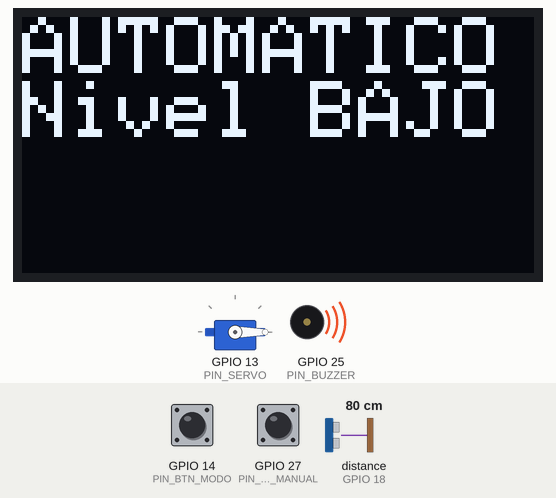
The sketch below on a simulated ESP32. Parts: servo, 128×64 one-colour display, buzzer (waves = sounding, pin HIGH). Wiring (inferred from the names in the program): ultrasonic range finder: trigger GPIO 5; echo GPIO 18. Inputs (shaded band) come from the test bench; at power-on: distance to the obstacle (sensor on GPIO 18) 80 cm, GPIO 14 (PIN_BTN_MODO) HIGH, GPIO 27 (PIN_BTN_MANUAL) HIGH. The echo pulse lasts 58.3 µs per cm; pins used as bus, display or sensor lines are not drawn; what the sketch prints to the serial monitor is not drawn.

Above: at 2.8 s.
2.9 s: distance to the obstacle (sensor on GPIO 18) set to 18 cm
4.4 s: distance to the obstacle (sensor on GPIO 18) set to 15 cm
At 5.6 s:
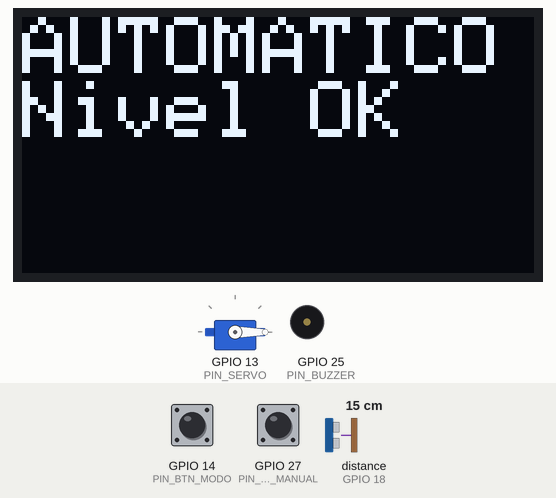
6.2 s: GPIO 14 (PIN_BTN_MODO) pulled LOW for 0.15 s
At 7.5 s:
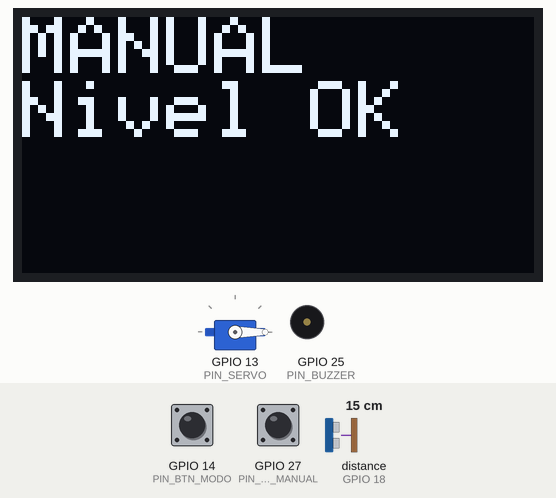
8.0 s: GPIO 27 (PIN_BTN_MANUAL) pulled LOW for 0.15 s
At 9.7 s:
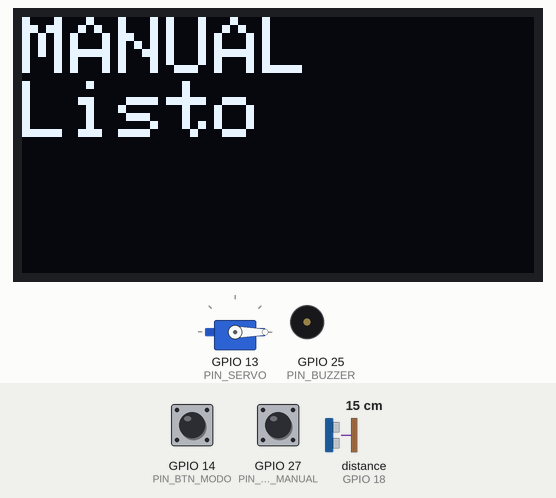
11.4 s: GPIO 14 (PIN_BTN_MODO) pulled LOW for 1 s
At 13.1 s:
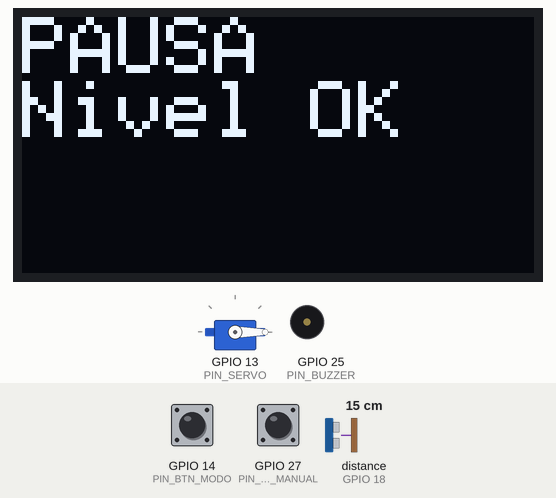
13.9 s: GPIO 14 (PIN_BTN_MODO) pulled LOW for 0.15 s
At 15.6 s:
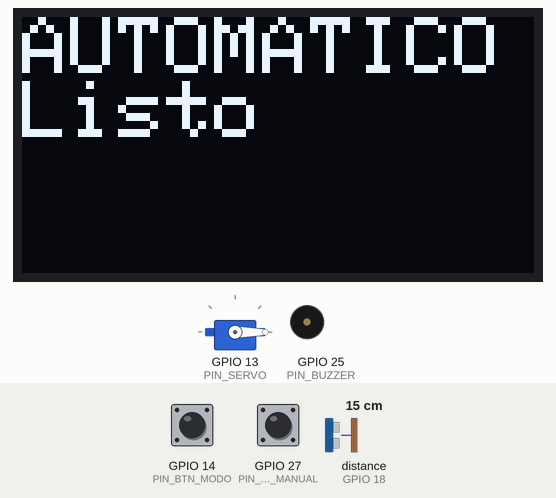
Timing chart, 0 to 17.1 s (numbered marks = the images above; inputs shaded):
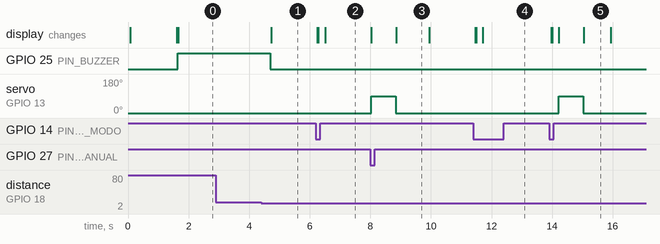

The sketch:

Comedero_ESP32_OLED.ino
```cpp
// Comedero automático programable - versión ESP32 con pantalla OLED
// Modos: AUTOMATICO (dispensa cada cierto tiempo), MANUAL (con el pulsador) y PAUSA.
// Un sensor ultrasónico mide el nivel de alimento y avisa con el zumbador si queda poco.

// ===== Librerías =====
#include <Wire.h>              // Comunicación I2C con la pantalla
#include <Adafruit_GFX.h>      // Funciones gráficas para dibujar texto en la OLED
#include <Adafruit_SSD1306.h>  // Driver de la pantalla OLED SSD1306
#include <ESP32Servo.h>        // Control del servomotor en el ESP32

// ===== Pines =====
#define PIN_SERVO        13    // Señal del servo (compuerta)
#define PIN_TRIG         5     // TRIG del HC-SR04 (envía el pulso)
#define PIN_ECHO         18    // ECHO del HC-SR04 (recibe el eco, con divisor de tensión)
#define PIN_BUZZER       25    // Zumbador de aviso
#define PIN_BTN_MODO     14    // Pulsador para cambiar de modo
#define PIN_BTN_MANUAL   27    // Pulsador para dispensar en modo manual

// ===== Pantalla y servo =====
#define ANCHO_PANTALLA 128
#define ALTO_PANTALLA  64
Adafruit_SSD1306 oled(ANCHO_PANTALLA, ALTO_PANTALLA, &Wire, -1); // -1: sin pin de reset
Servo servo;

// ===== Modos de funcionamiento =====
enum Modo { AUTOMATICO, MANUAL, PAUSA };
Modo modoActual = AUTOMATICO;  // Arranca en automático

// ===== Variables y constantes =====
unsigned long ultimoDispensado = 0;          // Momento (ms) de la última porción automática
const unsigned long INTERVALO_AUTO = 10000;  // 10 s para la prueba, en uso real serían horas
const int UMBRAL_BAJO = 15;                  // Si la distancia supera 15 cm, hay poco alimento
const int ANGULO_ABIERTO = 90;               // Ángulo del servo con la compuerta abierta
const int TIEMPO_ABIERTO = 800;              // Tiempo (ms) que la compuerta queda abierta

// Último estado leído de cada pulsador, para detectar solo el momento en que se presiona
bool ultimoEstadoModo = HIGH;
bool ultimoEstadoManual = HIGH;

void setup() {
  Serial.begin(115200);  // Monitor serie para ver la distancia medida

  // Pulsadores con resistencia pull-up interna: leen LOW al presionarlos
  pinMode(PIN_BTN_MODO, INPUT_PULLUP);
  pinMode(PIN_BTN_MANUAL, INPUT_PULLUP);

  // Sensor ultrasónico y zumbador
  pinMode(PIN_TRIG, OUTPUT);
  pinMode(PIN_ECHO, INPUT);
  pinMode(PIN_BUZZER, OUTPUT);
  digitalWrite(PIN_BUZZER, LOW);  // Zumbador apagado al iniciar

  // Servo: la compuerta empieza cerrada
  servo.attach(PIN_SERVO);
  servo.write(0);

  // Pantalla OLED en la dirección I2C 0x3C
  if (!oled.begin(SSD1306_SWITCHCAPVCC, 0x3C)) {
    Serial.println("OLED no encontrada");
  }
  oled.setTextSize(2);              // Texto grande: entran 2 líneas
  oled.setTextColor(SSD1306_WHITE);
  oled.clearDisplay();
  mostrarLinea(0, "Comedero");      // Mensaje de inicio
  mostrarLinea(1, "ESP32");
  delay(1500);

  actualizarPantalla();             // Muestra el modo inicial
}

void loop() {
  leerBotones();          // 1. Revisa los pulsadores (cambio de modo o porción manual)
  controlarDispensado();  // 2. En modo automático, dispensa cuando pasó el intervalo
  verificarNivel();       // 3. Mide el nivel de alimento y activa el aviso si hace falta
  delay(50);              // Pequeña pausa para no saturar el ciclo
}

// Escribe un texto en la fila indicada (0 = arriba, 1 = abajo) borrando lo anterior
void mostrarLinea(int fila, String texto) {
  oled.fillRect(0, fila * 16, ANCHO_PANTALLA, 16, SSD1306_BLACK); // Borra solo esa fila
  oled.setCursor(0, fila * 16);
  oled.print(texto);
  oled.display();
}

// Devuelve true solo en el instante en que el pulsador pasa de suelto (HIGH) a presionado (LOW)
bool botonPulsado(int pin, bool &ultimoEstado) {
  bool estado = digitalRead(pin);
  bool pulsado = (ultimoEstado == HIGH && estado == LOW);
  ultimoEstado = estado;  // Guarda el estado para la próxima vuelta
  return pulsado;
}

// Lee los dos pulsadores y actúa según el modo
void leerBotones() {
  // Pulsador de modo: AUTOMATICO -> MANUAL -> PAUSA -> AUTOMATICO
  if (botonPulsado(PIN_BTN_MODO, ultimoEstadoModo)) {
    modoActual = (Modo)((modoActual + 1) % 3);
    actualizarPantalla();
    delay(200);  // Antirrebote
  }

  // Pulsador manual: solo dispensa si estamos en modo MANUAL
  if (botonPulsado(PIN_BTN_MANUAL, ultimoEstadoManual) && modoActual == MANUAL) {
    dispensarPorcion(ANGULO_ABIERTO, TIEMPO_ABIERTO);
    delay(200);  // Antirrebote
  }
}

// En modo automático, dispensa una porción cada INTERVALO_AUTO milisegundos
void controlarDispensado() {
  if (modoActual == AUTOMATICO) {
    // millis() permite medir el tiempo sin frenar el programa con delay()
    if (millis() - ultimoDispensado >= INTERVALO_AUTO) {
      dispensarPorcion(ANGULO_ABIERTO, TIEMPO_ABIERTO);
      ultimoDispensado = millis();
    }
  }
}

// Abre la compuerta al ángulo indicado durante duracionMs y la vuelve a cerrar
void dispensarPorcion(int angulo, int duracionMs) {
  mostrarLinea(1, "Sirviendo");

  servo.write(angulo);  // Abre
  delay(duracionMs);    // Deja caer el alimento
  servo.write(0);       // Cierra

  mostrarLinea(1, "Listo");
  delay(800);
  actualizarPantalla();
}

// Mide la distancia en cm entre el sensor y el alimento
int medirDistancia() {
  // Pulso de 10 microsegundos en TRIG para iniciar la medición
  digitalWrite(PIN_TRIG, LOW);
  delayMicroseconds(2);
  digitalWrite(PIN_TRIG, HIGH);
  delayMicroseconds(10);
  digitalWrite(PIN_TRIG, LOW);

  // Tiempo que tarda en volver el eco (máximo 30 ms)
  long duracion = pulseIn(PIN_ECHO, HIGH, 30000);
  if (duracion == 0) return 999;  // Sin eco: lo tomamos como depósito vacío
  return duracion * 0.034 / 2;    // Velocidad del sonido 0,034 cm/us, ida y vuelta
}

// Enciende o apaga el zumbador
void activarAlarma(bool activa) {
  digitalWrite(PIN_BUZZER, activa ? HIGH : LOW);
}

// Cada 1,5 s mide el nivel y avisa si hay poco alimento
void verificarNivel() {
  static unsigned long ultimaMedicion = 0;  // static: conserva el valor entre llamadas
  if (millis() - ultimaMedicion < 1500) return;
  ultimaMedicion = millis();

  int distancia = medirDistancia();
  Serial.print("Distancia: ");
  Serial.println(distancia);

  // Más distancia = menos alimento en el depósito
  bool bajo = distancia > UMBRAL_BAJO;
  activarAlarma(bajo);
  mostrarLinea(1, bajo ? "Nivel BAJO" : "Nivel OK");
}

// Muestra el modo actual en la fila de arriba
void actualizarPantalla() {
  switch (modoActual) {
    case AUTOMATICO: mostrarLinea(0, "AUTOMATICO"); break;
    case MANUAL:     mostrarLinea(0, "MANUAL"); break;
    case PAUSA:      mostrarLinea(0, "PAUSA"); break;
  }
  mostrarLinea(1, "Listo");
}
```

Measured:
- the behaviour switches between 17 and 16 cm on distance to the obstacle (sensor on GPIO 18) (found by bisection; images 0 and 1)
- after the input at 2.9 s, every drawn part: stays the same
- after the input at 4.4 s, GPIO 25 (PIN_BUZZER): HIGH → LOW after 0.30 s; the display: changes after 0.32 s (image 1)
- after the input at 6.2 s, the display: changes after 0.05 s (image 2)
- after the input at 8.0 s, servo on GPIO 13 (PIN_SERVO): 0° → 90° at once, → 0° 0.80 s later; the display: first differs from a run without the input at once (image 3 shows a later state)
- after the input at 11.4 s, the display: changes after 0.07 s (image 4)
- after the input at 13.9 s, servo on GPIO 13 (PIN_SERVO): 0° → 90° after 0.33 s, → 0° 0.80 s later; the display: first changes after 0.07 s (image 5 shows a later state)
- what the display in image 3 shows lasts 1.0 s, from 8.9 s to 9.9 s
